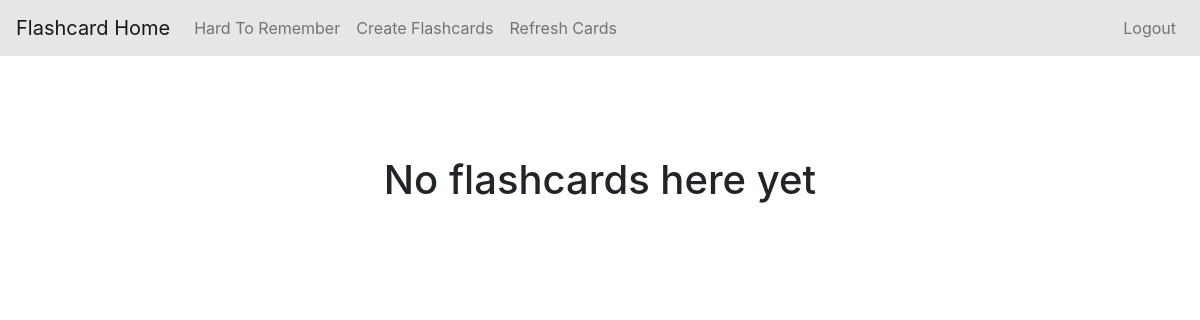
Before: /hard_to_remember (signed in) with the older database file.
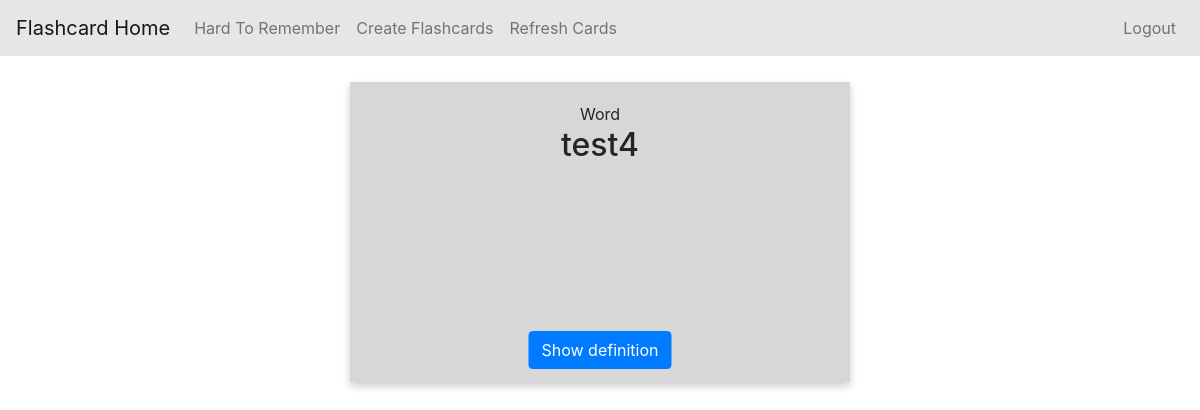
After: the same page with the newer database file.
### flash/models.py (models this page shows)
class Flashcard(models.Model):
    question = models.CharField(max_length=200)
    answer = models.CharField(max_length=200)
    hard_to_remember = models.IntegerField(default=0)
    time_cooldown = models.IntegerField(default=0)
    current_bin = models.CharField(max_length=200, default='0')
    last_bin_change = models.DateTimeField(default='2000-01-01 00:00:00.000000+00:00')
    user_id = models.ForeignKey(User, on_delete=models.CASCADE)

### flash/views.py (the view)
# urls.py: path('hard_to_remember', views.hard_to_remember, name='hard-to-remember'),
def hard_to_remember(request):
    if not request.user.is_authenticated:
        return redirect('login')
    flashcards = Flashcard.objects.filter(user_id=request.user, hard_to_remember=10)
    context = {
        'flashcards_json': flashcards
    }
    return render(request, 'flash/hard_to_remember.html', context)

### flash/templates/flash/hard_to_remember.html (shortened to what this page needs)
{% extends 'flash/base.html' %}
{% block content %}
    {% if flashcards_json|length == 0 %}
        <h1>No flashcards here yet</h1>
    {% endif %}
    {% for card in flashcards_json %}
        <div class="d-flex justify-content-center align-items-center mt-3">
            <div class="flip-card d-flex justify-content-center align-items-center">
                <div class="flip-card-inner " style="align-items:center">
                    <div class="flip-card-front">
                        <p>Word</p>
                        <h2 id="question">{{ card.question}}</h2>
                        <button class="btn btn-primary mb-2 definition-btn">Show definition</button>
                    </div>
                    <div class="flip-card-back">
                        <p>Definition</p>
                        <h2 id="answer">{{ card.answer }}</h2>
                    </div>
                </div>
            </div>
        </div>
    {% endfor %}
{%endblock%}

Changed rows visible on the page:
added Flashcard: question "test4"
Other visible differences:
text no longer shown: "No flashcards here yet"
